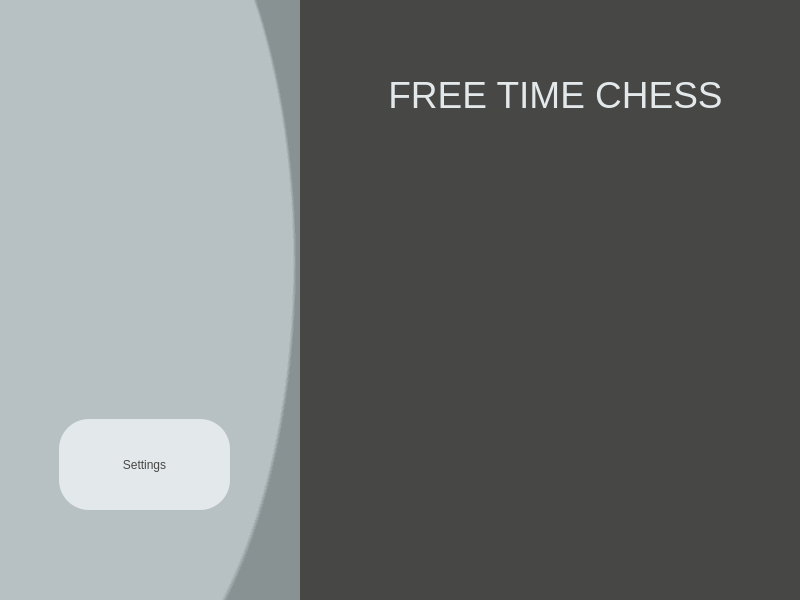
<?xml version="1.0" encoding="UTF-8"?>
<ui version="4.0">
 <class>menuwin</class>
 <widget class="QMainWindow" name="menuwin">
  <property name="enabled">
   <bool>true</bool>
  </property>
  <property name="geometry">
   <rect>
    <x>0</x>
    <y>0</y>
    <width>800</width>
    <height>600</height>
   </rect>
  </property>
  <property name="sizePolicy">
   <sizepolicy hsizetype="Fixed" vsizetype="Fixed">
    <horstretch>0</horstretch>
    <verstretch>0</verstretch>
   </sizepolicy>
  </property>
  <property name="windowTitle">
   <string>MainWindow</string>
  </property>
  <property name="styleSheet">
   <string notr="true">
background-color: rgb(71, 71, 69);</string>
  </property>
  <widget class="QWidget" name="centralwidget">
   <widget class="QWidget" name="widget" native="true">
    <property name="geometry">
     <rect>
      <x>370</x>
      <y>190</y>
      <width>361</width>
      <height>361</height>
     </rect>
    </property>
    <property name="styleSheet">
     <string notr="true">image: url(:/newPrefix/4489659.png);
</string>
    </property>
   </widget>
   <widget class="QWidget" name="widget" native="true">
    <property name="geometry">
     <rect>
      <x>-1</x>
      <y>-1</y>
      <width>301</width>
      <height>601</height>
     </rect>
    </property>
    <property name="styleSheet">
     <string notr="true">background-color: qradialgradient(spread:pad, cx:0.483, cy:0.926, radius:2, fx:0, fy:0.119, stop:0.393035 rgba(183, 193, 195, 255), stop:0.39801 rgba(136, 146, 147, 255));</string>
    </property>
    <widget class="QPushButton" name="setbtn">
     <property name="geometry">
      <rect>
       <x>60</x>
       <y>420</y>
       <width>171</width>
       <height>91</height>
      </rect>
     </property>
     <property name="styleSheet">
      <string notr="true">border-radius:30px;
font: 20pt &quot;MS Shell Dlg 2&quot;;
color: rgb(71, 71, 69);
background-color: rgb(227, 232, 235);</string>
     </property>
     <property name="text">
      <string>Settings</string>
     </property>
    </widget>
   </widget>
   <widget class="QLabel" name="label">
    <property name="geometry">
     <rect>
      <x>320</x>
      <y>10</y>
      <width>471</width>
      <height>171</height>
     </rect>
    </property>
    <property name="mouseTracking">
     <bool>true</bool>
    </property>
    <property name="styleSheet">
     <string notr="true">color: rgb(227, 232, 235);
font: 14pt &quot;MS Shell Dlg 2&quot;;</string>
    </property>
    <property name="text">
     <string>&lt;html&gt;&lt;head/&gt;&lt;body&gt;&lt;p align=&quot;center&quot;&gt;&lt;span style=&quot; font-size:28pt;&quot;&gt;FREE TIME CHESS&lt;/span&gt;&lt;/p&gt;&lt;/body&gt;&lt;/html&gt;</string>
    </property>
   </widget>
   <zorder>widget</zorder>
   <zorder>label</zorder>
   <zorder>widget</zorder>
  </widget>
 </widget>
 <resources>
  <include location="jygjt.qrc"/>
 </resources>
 <connections/>
</ui>
